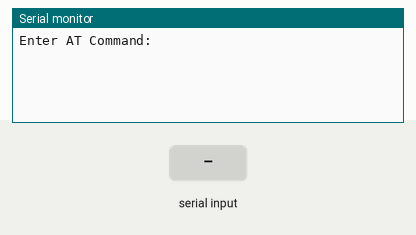
The program below on a simulated Arduino Uno, built with avr-gcc and run on an emulated ATmega328P. Parts: the last lines printed to the serial monitor. The inputs (shaded band) are chosen by the test bench.

Above: at 1.2 s.
1.3 s: "1" received over the second serial link
At 2.2 s:
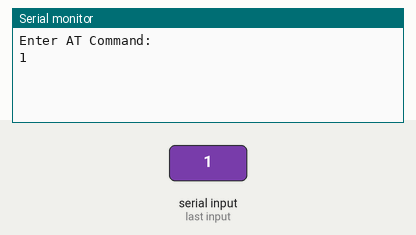
2.8 s: "0" received over the second serial link
At 3.4 s:
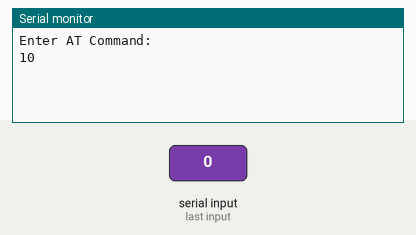

The program:

main.cpp
```cpp
// http://jackedu.blogspot.tw/2015/01/hc-05.html

// 先將pin 9接到HC-05的key腳再通電，此時藍芽模組上的led燈會慢速閃爍(約兩秒一次)，表示藍芽模組已進入AT模式

// 藍芽模組燈號快閃 -> 找配對
// 藍芽模組燈號慢閃 -> AT模式

// 用Termite或其他工具測試AT Command

#include "Arduino.h"
#include <SoftwareSerial.h>
#define KEY_PIN 9

SoftwareSerial BTSerial(10, 11); // RX | TX

void setup()
{
  pinMode(KEY_PIN, OUTPUT);
  digitalWrite(KEY_PIN, HIGH);

  Serial.begin(9600);
  Serial.println("Enter AT Command:");
  BTSerial.begin(38400); // HC-05 default baud-rate
}

void loop()
{
  if (BTSerial.available())
    Serial.write(BTSerial.read());

  if (Serial.available())
    BTSerial.write(Serial.read());
}
```

Measured:
- after the input at 1.3 s, the serial monitor: prints a new line at once (image 1)
- after the input at 2.8 s, the serial monitor: prints a new line at once (image 2)
